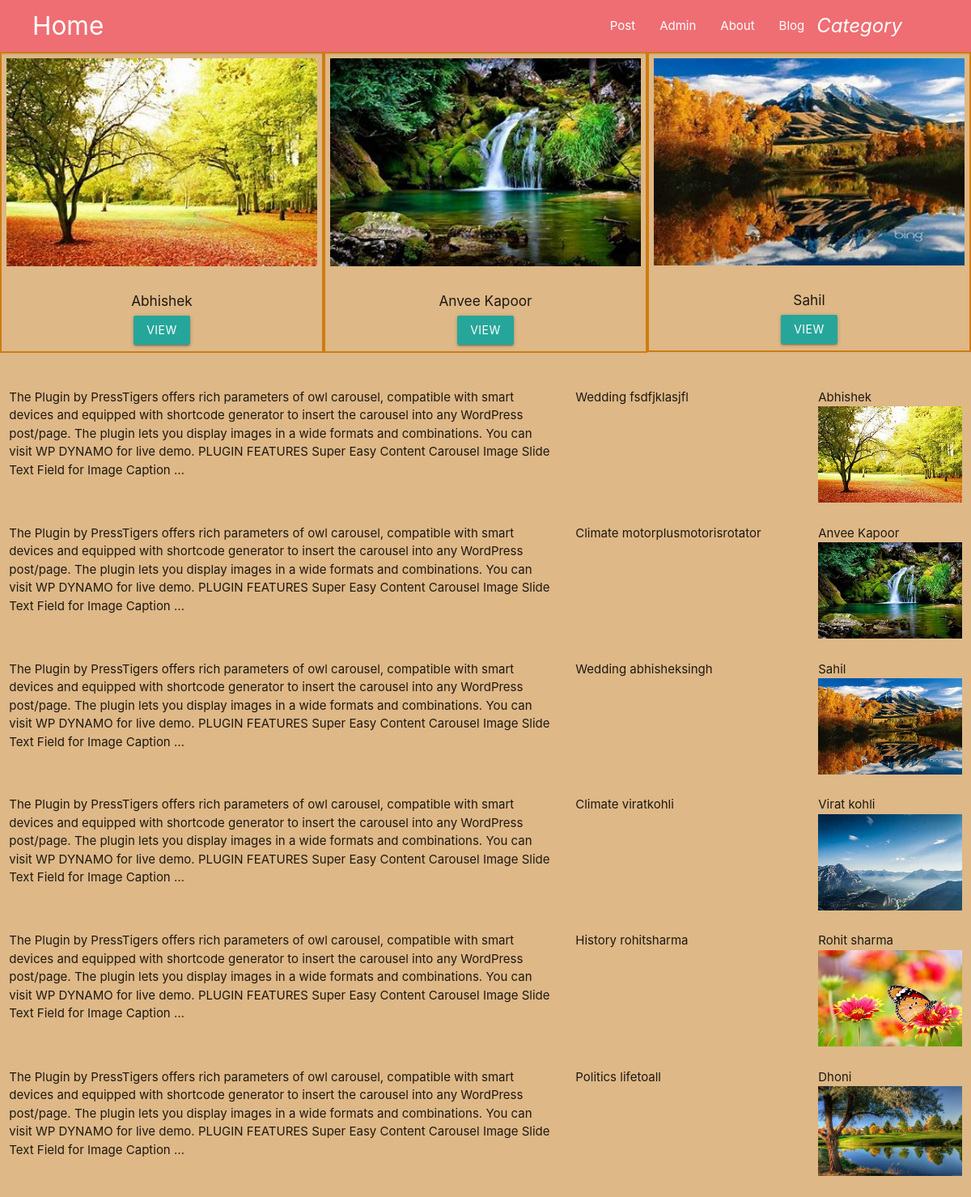
Screenshot of /blog/ with the database file from the repository.
### Blog/models.py (models this page shows, shortened)
class Category(models.Model):
    Category_id = models.AutoField(primary_key=True)
    Writer_name = models.CharField(max_length=200,default=False)
    Category_title = models.ForeignKey(BlogTitles,on_delete=models.CASCADE,default=False)
    Description = models.TextField()
    Category_image = models.ImageField(upload_to='CategoryImage')
    Category_url = models.CharField(max_length=150)
    Category_date = models.DateTimeField(auto_now_add=True,null=True)

class BlogTitles(models.Model):
    Title = models.CharField(choices=title_list,max_length=250)
    def __str__(self) -> str:
        return self.Title

### Blog/views.py (the view)
# urls.py: path('blog/',blog,name='blog'),
def blog(request):
    CategoryObj = Category.objects.all()
    return render(request,'blog.html',{'CategoryObj':CategoryObj})

### Templates/BlogTemplate/blog.html (shortened to what this page needs)
{% extends "base.html" %}
    {% block body %}
        <div class="owl-carousel">
            {% for value in CategoryObj %}
            <div class="row">
                <div class="col s12 center-align" style="border: 2px solid rgb(206, 124, 18);padding:6px 6px 8px 6px;">
                    <img src="/Media/{{value.Category_image}}" class="responsive-img">
                    <br>
                    <h6 style="margin-bottom:8px">{{value.Writer_name}}</h6>
                    <a href="#" class="btn">View</a>
                </div>
            </div>
            {% endfor %}
        </div>
        {% for value in CategoryObj %}
        <div class="row">
            <div class="col s7">
                {{value.Description | truncatewords:60 | safe}}
            </div>
            <div class="col s3">
                {{value.Category_title}}
                {{value.Category_url}}
            </div>
            <div class="col s2">
                {{value.Writer_name}}
                <img src="/Media/{{value.Category_image}}" class="responsive-img">
            </div>
        </div>
        {% endfor %}
    {% endblock body%}

### Templates/BlogTemplate/base.html (shortened to what this page needs)
{% load static %}
<!DOCTYPE html>
<html lang="en">
<head>
    <link rel="stylesheet" href="https://cdnjs.cloudflare.com/ajax/libs/materialize/1.0.0/css/materialize.min.css">
    <link rel="stylesheet" href="{% static 'css/owl.carousel.min.css' %}">
    <link rel="stylesheet" href="{% static 'css/owl.theme.default.min.css' %}">
</head>
<body style="background-color: burlywood;">
    <nav>
        <div class="nav-container">
            <div class="nav-wrapper" id="forpadding">
                <a href="/" class="brand-logo">Home</a>
                <ul class="right hide-on-med-and-down">
                    <li><a href="/post/">Post</a></li>
                    <li><a href="/admin/">Admin</a></li>
                    <li><a href="/about/">About</a></li>
                    <li><a class="dropdown-trigger" href="/blog/" data-target="dropdown1">Blog<i class="material-icons right">Category</i></a></li>
                </ul>
            </div>
        </div>
    </nav>
    {% block body %} {% endblock body %}
</body>
</html>

### Templates/BlogTemplate/base.html (style rules this page uses)
#forpadding { padding-left: 40px; padding-right: 70px; }

### rows the page displays
Category: Category_image (picture), Writer_name "Abhishek", Description "The Plugin by PressTigers offers rich parameters of owl carousel, compatible with smart devices and equipped with shortcode generator to insert the carousel into any WordPress post/page. The plugin lets you display images in a wide formats and combinations. You can visit WP DYNAMO for live demo. PLUGIN FEATURES Super Easy Content Carousel Image Slide Text Field for Image Caption …", Category_title "Wedding", Category_url "fsdfjklasjfl"
Category: Category_image (picture), Writer_name "Anvee Kapoor", Description "The Plugin by PressTigers offers rich parameters of owl carousel, compatible with smart devices and equipped with shortcode generator to insert the carousel into any WordPress post/page. The plugin lets you display images in a wide formats and combinations. You can visit WP DYNAMO for live demo. PLUGIN FEATURES Super Easy Content Carousel Image Slide Text Field for Image Caption …", Category_title "Climate", Category_url "motorplusmotorisrotator"
Category: Category_image (picture), Writer_name "Sahil", Description "The Plugin by PressTigers offers rich parameters of owl carousel, compatible with smart devices and equipped with shortcode generator to insert the carousel into any WordPress post/page. The plugin lets you display images in a wide formats and combinations. You can visit WP DYNAMO for live demo. PLUGIN FEATURES Super Easy Content Carousel Image Slide Text Field for Image Caption …", Category_title "Wedding", Category_url "abhisheksingh"
Category: Description "The Plugin by PressTigers offers rich parameters of owl carousel, compatible with smart devices and equipped with shortcode generator to insert the carousel into any WordPress post/page. The plugin lets you display images in a wide formats and combinations. You can visit WP DYNAMO for live demo. PLUGIN FEATURES Super Easy Content Carousel Image Slide Text Field for Image Caption …", Category_title "Climate", Category_url "viratkohli", Writer_name "Virat kohli", Category_image (picture)
Category: Description "The Plugin by PressTigers offers rich parameters of owl carousel, compatible with smart devices and equipped with shortcode generator to insert the carousel into any WordPress post/page. The plugin lets you display images in a wide formats and combinations. You can visit WP DYNAMO for live demo. PLUGIN FEATURES Super Easy Content Carousel Image Slide Text Field for Image Caption …", Category_title "History", Category_url "rohitsharma", Writer_name "Rohit sharma", Category_image (picture)
Category: Description "The Plugin by PressTigers offers rich parameters of owl carousel, compatible with smart devices and equipped with shortcode generator to insert the carousel into any WordPress post/page. The plugin lets you display images in a wide formats and combinations. You can visit WP DYNAMO for live demo. PLUGIN FEATURES Super Easy Content Carousel Image Slide Text Field for Image Caption …", Category_title "Politics", Category_url "lifetoall", Writer_name "Dhoni", Category_image (picture)
